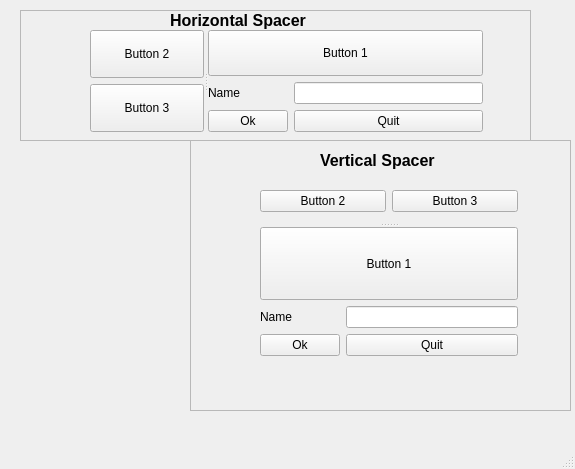
<?xml version="1.0" encoding="UTF-8"?>
<ui version="4.0">
 <class>MainWindow</class>
 <widget class="QMainWindow" name="MainWindow">
  <property name="geometry">
   <rect>
    <x>0</x>
    <y>0</y>
    <width>575</width>
    <height>469</height>
   </rect>
  </property>
  <property name="windowTitle">
   <string>MainWindow</string>
  </property>
  <widget class="QWidget" name="centralwidget">
   <widget class="QFrame" name="frame">
    <property name="geometry">
     <rect>
      <x>190</x>
      <y>140</y>
      <width>381</width>
      <height>271</height>
     </rect>
    </property>
    <property name="frameShape">
     <enum>QFrame::StyledPanel</enum>
    </property>
    <property name="frameShadow">
     <enum>QFrame::Raised</enum>
    </property>
    <widget class="QSplitter" name="splitter_3">
     <property name="geometry">
      <rect>
       <x>70</x>
       <y>40</y>
       <width>258</width>
       <height>198</height>
      </rect>
     </property>
     <property name="orientation">
      <enum>Qt::Vertical</enum>
     </property>
     <widget class="QWidget" name="layoutWidget">
      <layout class="QHBoxLayout" name="horizontalLayout">
       <item>
        <widget class="QPushButton" name="pushButton_6">
         <property name="text">
          <string>Button 2</string>
         </property>
        </widget>
       </item>
       <item>
        <widget class="QPushButton" name="pushButton_7">
         <property name="text">
          <string>Button 3</string>
         </property>
        </widget>
       </item>
      </layout>
     </widget>
     <widget class="QSplitter" name="splitter_2">
      <property name="orientation">
       <enum>Qt::Horizontal</enum>
      </property>
      <widget class="QWidget" name="layoutWidget_2">
       <layout class="QVBoxLayout" name="verticalLayout_4">
        <item>
         <widget class="QPushButton" name="pushButton_8">
          <property name="sizePolicy">
           <sizepolicy hsizetype="Preferred" vsizetype="Preferred">
            <horstretch>0</horstretch>
            <verstretch>0</verstretch>
           </sizepolicy>
          </property>
          <property name="text">
           <string>Button 1</string>
          </property>
         </widget>
        </item>
        <item>
         <layout class="QFormLayout" name="formLayout_2">
          <item row="0" column="0">
           <widget class="QLabel" name="label_2">
            <property name="sizePolicy">
             <sizepolicy hsizetype="Preferred" vsizetype="Preferred">
              <horstretch>0</horstretch>
              <verstretch>0</verstretch>
             </sizepolicy>
            </property>
            <property name="text">
             <string>Name</string>
            </property>
           </widget>
          </item>
          <item row="0" column="1">
           <widget class="QLineEdit" name="lineEdit_2">
            <property name="sizePolicy">
             <sizepolicy hsizetype="Preferred" vsizetype="Preferred">
              <horstretch>0</horstretch>
              <verstretch>0</verstretch>
             </sizepolicy>
            </property>
           </widget>
          </item>
          <item row="1" column="0">
           <widget class="QPushButton" name="pushButton_9">
            <property name="sizePolicy">
             <sizepolicy hsizetype="Preferred" vsizetype="Preferred">
              <horstretch>0</horstretch>
              <verstretch>0</verstretch>
             </sizepolicy>
            </property>
            <property name="text">
             <string>Ok</string>
            </property>
           </widget>
          </item>
          <item row="1" column="1">
           <widget class="QPushButton" name="pushButton_10">
            <property name="sizePolicy">
             <sizepolicy hsizetype="Preferred" vsizetype="Preferred">
              <horstretch>0</horstretch>
              <verstretch>0</verstretch>
             </sizepolicy>
            </property>
            <property name="text">
             <string>Quit</string>
            </property>
           </widget>
          </item>
         </layout>
        </item>
       </layout>
      </widget>
     </widget>
    </widget>
    <widget class="QLabel" name="label_3">
     <property name="geometry">
      <rect>
       <x>130</x>
       <y>10</y>
       <width>151</width>
       <height>20</height>
      </rect>
     </property>
     <property name="font">
      <font>
       <pointsize>12</pointsize>
       <bold>true</bold>
      </font>
     </property>
     <property name="text">
      <string>Vertical Spacer</string>
     </property>
    </widget>
   </widget>
   <widget class="QFrame" name="frame_2">
    <property name="geometry">
     <rect>
      <x>20</x>
      <y>10</y>
      <width>511</width>
      <height>131</height>
     </rect>
    </property>
    <property name="frameShape">
     <enum>QFrame::StyledPanel</enum>
    </property>
    <property name="frameShadow">
     <enum>QFrame::Raised</enum>
    </property>
    <widget class="QSplitter" name="splitter">
     <property name="geometry">
      <rect>
       <x>70</x>
       <y>20</y>
       <width>393</width>
       <height>102</height>
      </rect>
     </property>
     <property name="orientation">
      <enum>Qt::Horizontal</enum>
     </property>
     <widget class="QWidget" name="layoutWidget_3">
      <layout class="QVBoxLayout" name="verticalLayout">
       <item>
        <widget class="QPushButton" name="pushButton_4">
         <property name="sizePolicy">
          <sizepolicy hsizetype="Preferred" vsizetype="Preferred">
           <horstretch>0</horstretch>
           <verstretch>0</verstretch>
          </sizepolicy>
         </property>
         <property name="text">
          <string>Button 2</string>
         </property>
        </widget>
       </item>
       <item>
        <widget class="QPushButton" name="pushButton_5">
         <property name="sizePolicy">
          <sizepolicy hsizetype="Preferred" vsizetype="Preferred">
           <horstretch>0</horstretch>
           <verstretch>0</verstretch>
          </sizepolicy>
         </property>
         <property name="text">
          <string>Button 3</string>
         </property>
        </widget>
       </item>
      </layout>
     </widget>
     <widget class="QWidget" name="layoutWidget_4">
      <layout class="QVBoxLayout" name="verticalLayout_2">
       <item>
        <widget class="QPushButton" name="pushButton_3">
         <property name="sizePolicy">
          <sizepolicy hsizetype="Preferred" vsizetype="Preferred">
           <horstretch>0</horstretch>
           <verstretch>0</verstretch>
          </sizepolicy>
         </property>
         <property name="text">
          <string>Button 1</string>
         </property>
        </widget>
       </item>
       <item>
        <layout class="QFormLayout" name="formLayout">
         <item row="0" column="0">
          <widget class="QLabel" name="label">
           <property name="sizePolicy">
            <sizepolicy hsizetype="Preferred" vsizetype="Preferred">
             <horstretch>0</horstretch>
             <verstretch>0</verstretch>
            </sizepolicy>
           </property>
           <property name="text">
            <string>Name</string>
           </property>
           <property name="buddy">
            <cstring>lineEdit</cstring>
           </property>
          </widget>
         </item>
         <item row="0" column="1">
          <widget class="QLineEdit" name="lineEdit">
           <property name="sizePolicy">
            <sizepolicy hsizetype="Preferred" vsizetype="Preferred">
             <horstretch>0</horstretch>
             <verstretch>0</verstretch>
            </sizepolicy>
           </property>
          </widget>
         </item>
         <item row="1" column="0">
          <widget class="QPushButton" name="pushButton">
           <property name="sizePolicy">
            <sizepolicy hsizetype="Preferred" vsizetype="Preferred">
             <horstretch>0</horstretch>
             <verstretch>0</verstretch>
            </sizepolicy>
           </property>
           <property name="text">
            <string>Ok</string>
           </property>
          </widget>
         </item>
         <item row="1" column="1">
          <widget class="QPushButton" name="pushButton_2">
           <property name="sizePolicy">
            <sizepolicy hsizetype="Preferred" vsizetype="Preferred">
             <horstretch>0</horstretch>
             <verstretch>0</verstretch>
            </sizepolicy>
           </property>
           <property name="text">
            <string>Quit</string>
           </property>
          </widget>
         </item>
        </layout>
       </item>
      </layout>
     </widget>
    </widget>
    <widget class="QLabel" name="label_4">
     <property name="geometry">
      <rect>
       <x>150</x>
       <y>0</y>
       <width>181</width>
       <height>20</height>
      </rect>
     </property>
     <property name="font">
      <font>
       <pointsize>12</pointsize>
       <bold>true</bold>
      </font>
     </property>
     <property name="text">
      <string>Horizontal Spacer</string>
     </property>
    </widget>
   </widget>
  </widget>
  <widget class="QMenuBar" name="menubar">
   <property name="geometry">
    <rect>
     <x>0</x>
     <y>0</y>
     <width>575</width>
     <height>26</height>
    </rect>
   </property>
  </widget>
  <widget class="QStatusBar" name="statusbar"/>
 </widget>
 <resources/>
 <connections/>
</ui>
